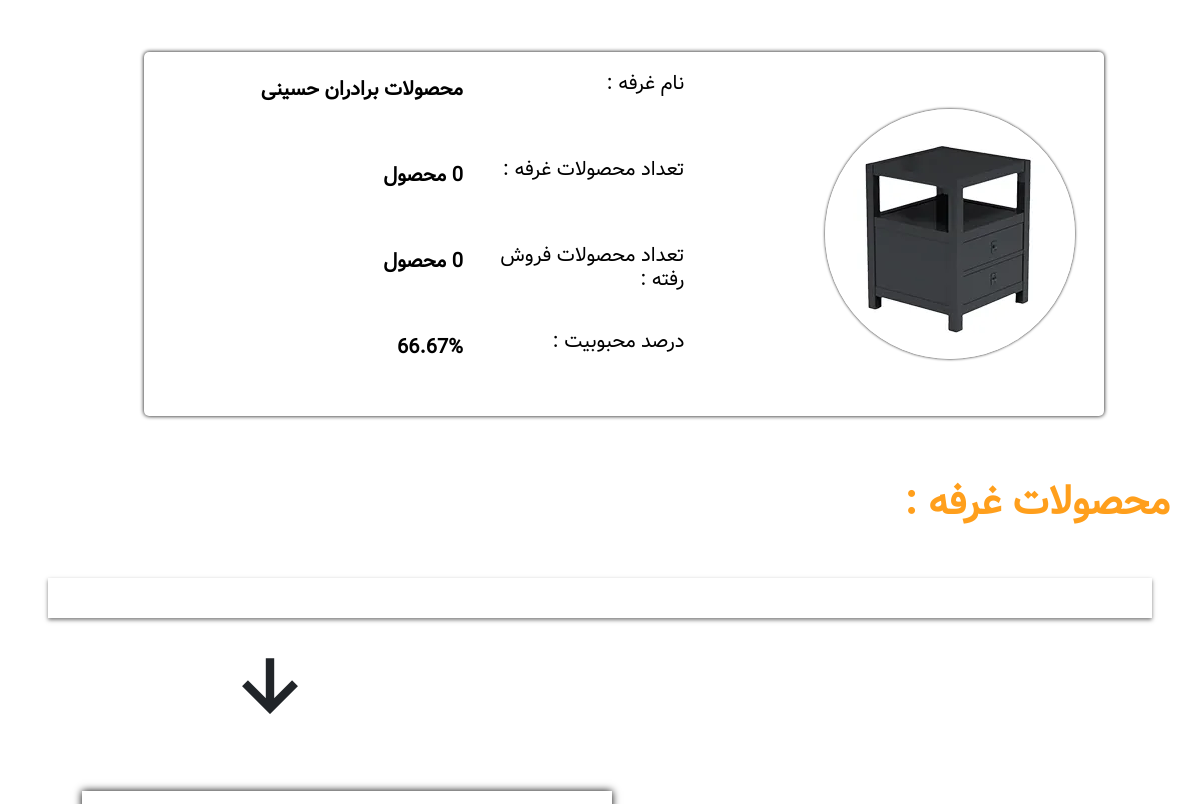
/Customer_userPanel/ (signed in, middle part), run on an earlier commit of the app's database.
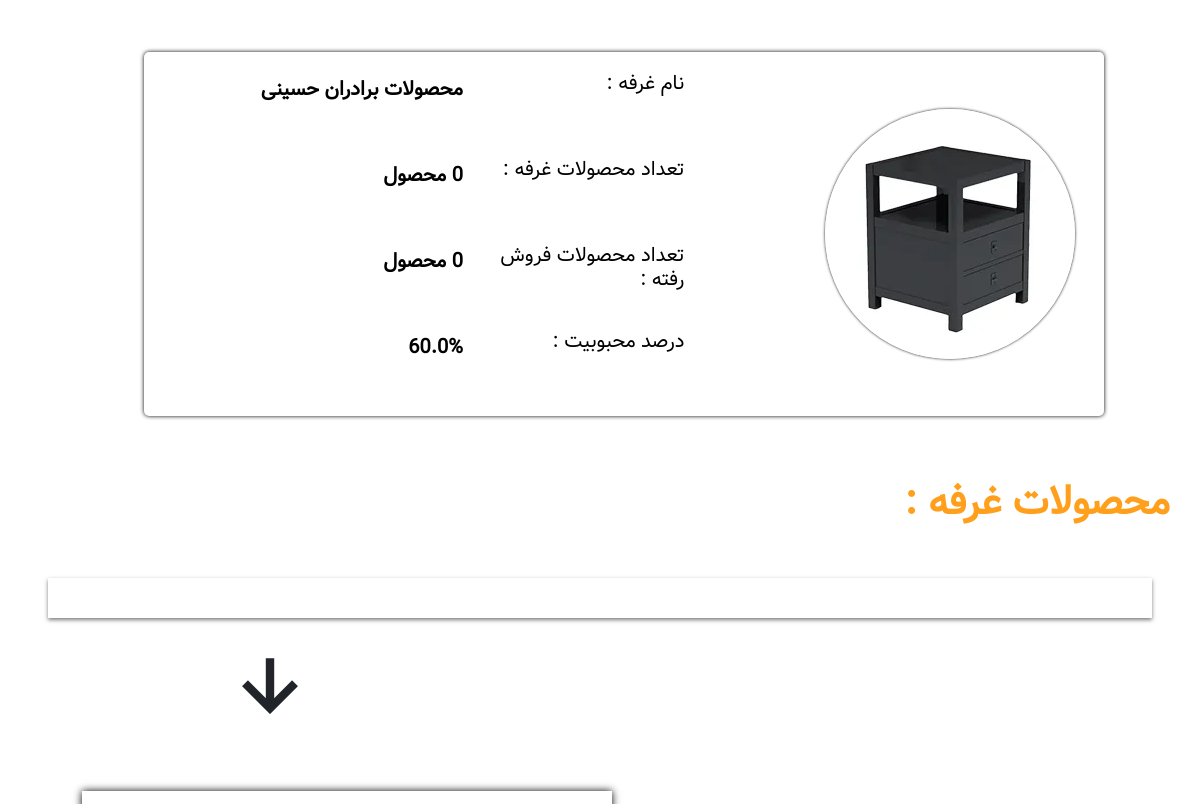
And on a later commit of the database.
### Store/models.py (models this page shows, shortened)
class Profile(models.Model):
    user = models.OneToOneField(User , on_delete=models.CASCADE , default=None , null=False , blank=False)
    image = models.ImageField(upload_to='uploads/profile/' , default='uploads/profile/user.ico')
    date_modified = models.DateTimeField(User , auto_now=True)
    phone = models.CharField(max_length=14 , blank=True)
    address1 = models.CharField(max_length=200 , blank=True)
    address2 = models.CharField(max_length=200 , blank=True , null=True)
    city = models.CharField(max_length=200 , blank=True)
    state = models.CharField(max_length=200 , blank=True , null=True)
    zipcode = models.CharField(max_length=200 , blank=True)
    country = models.CharField(max_length=200 , blank=True)
    melicode = models.CharField(max_length=200 , blank=True)
    role = models.CharField(max_length=200 , blank=True , default='Customer')
    booth = models.ForeignKey(Booth, on_delete=models.CASCADE , null=True , blank=False , default=None)
    old_cart = models.CharField(max_length=200 , null=True , blank=True)

class Booth(models.Model):
    name = models.CharField(max_length=100)
    address = models.CharField(max_length=100)
    description = models.CharField(max_length=200)
    image = models.ImageField(upload_to='uploads/booth/', null=True)
    owner = models.ForeignKey(User, on_delete=models.CASCADE)
    date_created = models.DateTimeField(auto_now_add=True , null=True)
    popularity_percentage = models.FloatField(default=0)  # فیلد جدید برای نگهداری درصد محبوبیت

### Store/views.py (the view)
# urls.py: path('Customer_userPanel/', views.Customer_UserPanel, name='Customer_UserPanel'),
def Customer_UserPanel(request):
    if request.user.is_authenticated:
        profile = Profile.objects.filter(user=request.user)
        for item in profile:
            if item.role == 'Boother':
                if item.booth.date_created:
                    g_date = item.booth.date_created  # تاریخ میلادی از نمونه
                    j_date = jdatetime.datetime.fromgregorian(datetime=g_date)  # تبدیل به تاریخ شمسی
                    formatted_date = f"{j_date.year}/{j_date.month}/{j_date.day}"
            else:
                formatted_date = 'None'
            if item.date_modified:
                h_date = item.date_modified # تاریخ میلادی از نمونه
                f_date = jdatetime.datetime.fromgregorian(datetime=h_date)  # تبدیل به تاریخ شمسی
                formatted_date2 = f"{f_date.year}/{f_date.month}/{f_date.day}"
    else:
        messages.success(request , 'لطفا با حساب کاربری خود وارد شوید ...')
        return redirect('Login')
    return render(request=request , template_name='Customer_UserPanel.html' , context={'profile':profile , 'create_booth':formatted_date , 'date_modified':formatted_date2 })

### Cart/context_processors.py (called while the page is built)
def cart(request):
    return {'cart': Cart(request)}

### Store/templates/Customer_UserPanel.html (shortened to what the changed rows need)
{% extends 'base.html' %}
{% load static %}
{% load humanize %}
{% block content %}
    {% for item in profile %}
        {% if item.role == 'Customer' %}
                  <div class="Panel-Header">
                <div class="Panel-right">
                  <div class="img">
                    <img src="{{ item.image.url }}" alt="">
                  </div>
                  <h1>{{ item.user.first_name }} {{ item.user.last_name }}</h1>
                </div>
                <div class="Panel-left">
                  <a href="{% url 'Cart_Summary' %}"><img src="{% static 'img/basket2.png' %}" alt="basket-icon"></a>
                </div>
              </div>
              <div class="Panel-Body">
                <div class="PanelBody-right">
                  <h1>{{ item.user.first_name }} جان به پنل خودت خوش آمدی!</h1>
                  <div class="PanelMenu">
                    <div class="PanelMenu-right">
                      <img src="{% static 'img/bagMoney.png' %}" alt="bagMoney-icon">
                      <h1>کیف پول:</h1>
                    </div>
                    <a>0 تومان</a>
                    <div class="PanelMenu-left" style="cursor: pointer;">
                      <img src="{% static 'img/arrow-left.png' %}" alt="arrow-left-icon">
                    </div>
                  </div>
                  <hr />
                  <div class="PanelMenu">
                    <div class="PanelMenu-right">
                      <img src="{% static 'img/tasks_113292.png' %}" alt="task-icon">
                    </div>
                    <a>سفارشات</a>
                    <div class="PanelMenu-left" style="cursor: pointer;">
                      <img src="{% static 'img/arrow-left.png' %}" alt="arrow-left-icon">
                    </div>
                  </div>
                  <div class="PanelMenu">
                    <div class="PanelMenu-right">
                      <img src="{% static 'img/clock_icon-icons.com_72357.png' %}" alt="History-icon">
                    </div>
                    <a>تاریخچه خرید</a>
                    <div class="PanelMenu-left" style="cursor: pointer;">
                      <img src="{% static 'img/arrow-left.png' %}" alt="arrow-left-icon">
                    </div>
                  </div>
                  <div class="PanelMenu">
                    <div class="PanelMenu-right">
                      <img src="{% static 'img/like.png' %}" alt="Like-icon">
                    </div>
                    <a>غرفه های لایک شده</a>
                    <div class="PanelMenu-left" style="cursor: pointer;">
                      <img src="{% static 'img/arrow-left.png' %}" alt="arrow-left-icon">
                    </div>
                  </div>
                  <div class="PanelMenu">
                    <div class="PanelMenu-right">
                      <img src="{% static 'img/ecommerce.png' %}" alt="Booth-icon">
                    </div>
                    <a>افتتاح غرفه</a>
                    <div class="PanelMenu-left" style="cursor: pointer;">
                      <img src="{% static 'img/arrow-left.png' %}" alt="arrow-left-icon">
                    </div>
                  </div>
                        <div class="PanelMenu">
                    <div class="PanelMenu-right">
                      <img src="{% static 'img/circle_down_arrow_arrow_icon_253893.png' %}" alt="Save-icon">
                    </div>
                    <a href="{% url 'Update_User' %}">ویراش امنیتی حساب کاربری</a>
                    <div class="PanelMenu-left" style="cursor: pointer;">
                      <a href="{% url 'Update_User' %}"><img src="{% static 'img/arrow-left.png' %}" alt="arrow-left-icon"></a>
                    </div>
                  </div>
                  <div class="PanelMenu">
                    <div class="PanelMenu-right">
                      <img src="{% static 'img/open_icon-icons.com_72303.png' %}" alt="Change-icon">
                    </div>
                    <a href="{% url 'Update_Info' %}">ویرایش اطلاعات</a>
                    <div class="PanelMenu-left" style="cursor: pointer;">
                      <a href="{% url 'Update_Info' %}"><img src="{% static 'img/arrow-left.png' %}" alt="arrow-left-icon"></a>
                    </div>
                  </div>
                  <hr />
                  <div class="PanelMenu">
                    <div class="PanelMenu-right">
                      <img src="{% static 'img/power_icon-icons.com_72293.png' %}" alt="Logout-icon">
                    </div>
                    <a href="{% url 'Logout' %}">خروج</a>
                    <div class="PanelMenu-left" style="cursor: pointer;">
                      <a href="{% url 'Logout' %}"><img src="{% static 'img/arrow-left.png' %}" alt="arrow-left-icon"></a>
                    </div>
                  </div>
                </div>
                <div class="PanelBody-left">
                  <h1 class="sub-Title">پروفایل کاربری :</h1>
                  <hr />
                  <div style="display: flex;justify-content: center;">
                    <div class="Profile">
                      <img src="{{ item.image.url }}" alt="Profile-img">
                    </div>
                  </div>
                  <div class="Information">
                    <h1 class="Question">نام :</h1>
                    <span class="answer">{{ item.user.first_name }}</span>
                    <h1 class="Question">نام خانوادگی :</h1>
                    <span class="answer">{{ item.user.last_name }}</span>
                    <h1 class="Question">نقش :</h1>
                      <span class="answer">مشتری</span>
                    <h1 class="Question">تاریخ عضویت :</h1>
                    <span class="answer">{{ date_modified }}</span>
                    <h1 class="Question">ایمیل :</h1>
                    <span class="answer">{{ item.user.email }}</span>
                  </div>
                  <a href="#" class="btn">تغییر اطلاعات</a>
                </div>
              </div>
              </div>
        {% elif item.role == 'Boother' %}
    <div class="Booth-Sabt">
        <div class="Owner-img">
            <img src="{{ item.booth.image.url }}" alt="Profile-Owner-img">
        </div>
        <div class="Booth-Sabt-Information">
            <h1 class="Qus">نام غرفه :</h1>
            <h1 class="ans">{{ item.booth.name}}</h1>
            <h1 class="Qus">تعداد محصولات غرفه :</h1>
            <h1 class="ans">{{ item.booth.products.count }} محصول</h1>
            <h1 class="Qus">تعداد محصولات فروش رفته :</h1>
            <h1 class="ans">{{ item.booth.products.count }} محصول</h1>
            <h1 class="Qus">درصد محبوبیت :</h1>
            <h1 class="ans">{{ item.booth.popularity_percentage }}%</h1>
        </div>
    </div>
    <h1 class="sub-Title">محصولات غرفه :</h1>
        <div class="Mahsolat">
            </div>
    <i class='bx bx-down-arrow-alt Owner-i'></i>
              <div class="Panel-Body">
                <div class="PanelBody-right">
                </div>
          <div class="PanelBody-left">
          </div>
              </div>
        {% endif %}
{% endfor %}
{% endblock %}

What changed in the data, as far as the page shows it:
changed through a linked row, Profile "محصولات برادران حسینی": booth.popularity_percentage "66.67" → "60.0"
